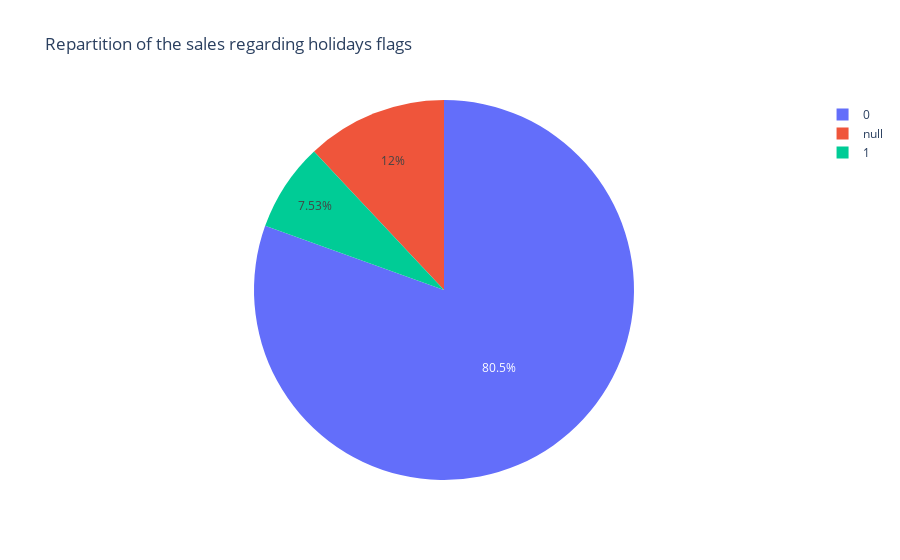

The notebook cell this image was saved under:
### Code cell
fig = px.pie(df, names="Holiday_Flag", values="Weekly_Sales", title="Repartition of the sales regarding holidays flags")
fig.show()
